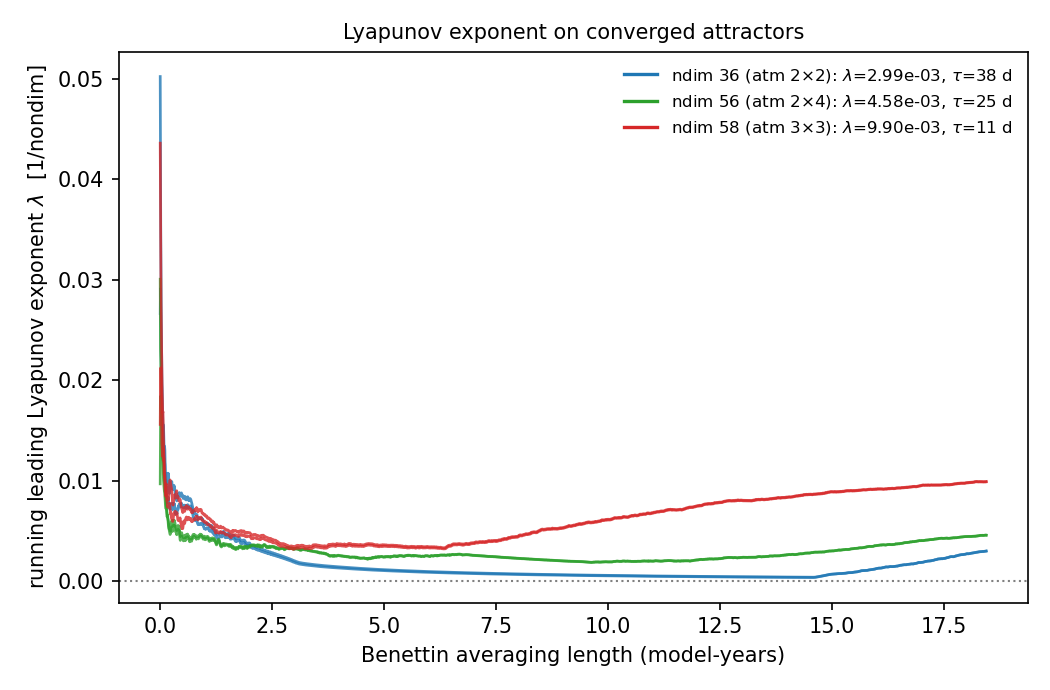

Write the Python code that produced this figure.
"""
test_ideas/lyap_converged.py   (SCRATCH -> test figure)

Rigorous leading-Lyapunov-exponent measurement on the CONVERGED (30k-yr spun-up)
attractors for ndim 36 / 56 / 58. Long Benettin with block renormalization, RUNNING
estimate (so we see whether it settles), two perturbation seeds for robustness.

Question: is any truncation TRULY chaotic on its converged attractor -- a clearly
positive lambda whose predictability horizon 1/lambda is shorter than the days-to-weeks
discovery window? If so, the chaos regime (Sec. window caveat) is accessible and adds
to the story; if all stay weakly chaotic (horizon >> window), the 36-dim picture holds
and chaos stays a literature-grounded conjecture.
"""

import os
import numpy as np
import jax
import jax.numpy as jnp
import matplotlib
matplotlib.use("Agg")
import matplotlib.pyplot as plt

from error_discovery.models import TwinModels
from qgs.params.params import QgParams
from qgs_jax.spec import (DEFAULT_MAOOAM_PARAMS, DEFAULT_ATEMP_PARAMS, DEFAULT_GOTEMP_PARAMS,
                          DEFAULT_A_INSOLATION, DEFAULT_O_INSOLATION)
from qgs_jax import model as jm
from error_discovery.config import DT, steps_to_days

HERE = os.path.dirname(os.path.abspath(__file__))
CONFIGS = [(2, 2), (2, 4), (3, 3)]
BLOCK = 200
N_BLOCKS = 3000          # 600k steps ~ 18 model-yr per run
D0 = 1e-8


def build_params(ax, ay, ox=2, oy=4):
    p = QgParams()
    p.set_atmospheric_channel_fourier_modes(ax, ay)
    p.set_oceanic_basin_fourier_modes(ox, oy)
    p.set_params(DEFAULT_MAOOAM_PARAMS)
    p.atemperature_params.set_params(DEFAULT_ATEMP_PARAMS)
    p.gotemperature_params.set_params(DEFAULT_GOTEMP_PARAMS)
    p.atemperature_params.set_insolation(*DEFAULT_A_INSOLATION)
    p.gotemperature_params.set_insolation(*DEFAULT_O_INSOLATION)
    return p


def benettin(T, x0, ndim, seed):
    step = jax.jit(lambda y: jm.integrate_final(T, y, DT, BLOCK))
    rng = np.random.default_rng(seed)
    p = rng.standard_normal(ndim); p = D0 * p / np.linalg.norm(p)
    x = jnp.asarray(np.asarray(x0)); xp = x + jnp.asarray(p)
    logs = np.empty(N_BLOCKS); run = np.empty(N_BLOCKS)
    for b in range(N_BLOCKS):
        x = step(x); xp = step(xp)
        d = float(jnp.linalg.norm(xp - x))
        logs[b] = np.log(d / D0)
        xp = x + (D0 / d) * (xp - x)
        run[b] = logs[:b+1].mean() / (BLOCK * DT)        # running lambda
    return run


def run():
    fig, ax = plt.subplots(figsize=(7, 4.6))
    colors = {36: "C0", 56: "C2", 58: "C3"}
    summary = []
    yrs = np.arange(1, N_BLOCKS + 1) * BLOCK / 89.165 / 365
    for axm, aym in CONFIGS:
        tw = TwinModels(0.1, (0.0, 0.0, 1.0, 0.0), params=build_params(axm, aym))
        x0 = jnp.asarray(np.load(os.path.join(HERE, f"converged_ndim{tw.ndim}.npz"))["x"])
        runs = np.array([benettin(tw.T_base, x0, tw.ndim, s) for s in (1, 7)])
        lam = float(runs[:, -1].mean())
        horizon_d = steps_to_days((1.0 / lam) / DT) if lam > 0 else np.inf
        summary.append((tw.ndim, axm, aym, lam, horizon_d))
        for r in runs:
            ax.plot(yrs, r, color=colors[tw.ndim], alpha=0.8, lw=1.3)
        ax.plot([], [], color=colors[tw.ndim], lw=1.6,
                label=fr"ndim {tw.ndim} (atm {axm}$\times${aym}): $\lambda$={lam:.2e}, "
                      + (f"$\\tau$={horizon_d:.0f} d" if lam > 0 else r"$\tau=\infty$"))
        print(f"ndim {tw.ndim} (atm {axm}x{aym}): lambda={lam:.3e}/nondim  "
              f"horizon={horizon_d:.1f} d  (final running est, 2 seeds)", flush=True)
    ax.axhline(0, ls=":", color="grey", lw=1)
    ax.set_xlabel("Benettin averaging length (model-years)")
    ax.set_ylabel(r"running leading Lyapunov exponent $\lambda$  [1/nondim]")
    ax.legend(frameon=False, fontsize=8)
    ax.set_title("Lyapunov exponent on converged attractors", fontsize=10)
    fig.tight_layout()
    out = os.path.join(HERE, "lyap_converged.png")
    fig.savefig(out, dpi=150); plt.close(fig)
    print("wrote", out)
    # discovery-window context
    print("\nDiscovery windows are days-to-weeks; truly chaotic for our purposes means "
          "horizon < ~2 weeks.")
    for ndim, axm, aym, lam, h in summary:
        verdict = "TRULY CHAOTIC (horizon < window)" if (lam > 0 and h < 21) else \
                  ("weakly chaotic (horizon >> window)" if lam > 0 else "non-chaotic (lambda<=0)")
        print(f"  ndim {ndim}: {verdict}")


if __name__ == "__main__":
    run()
